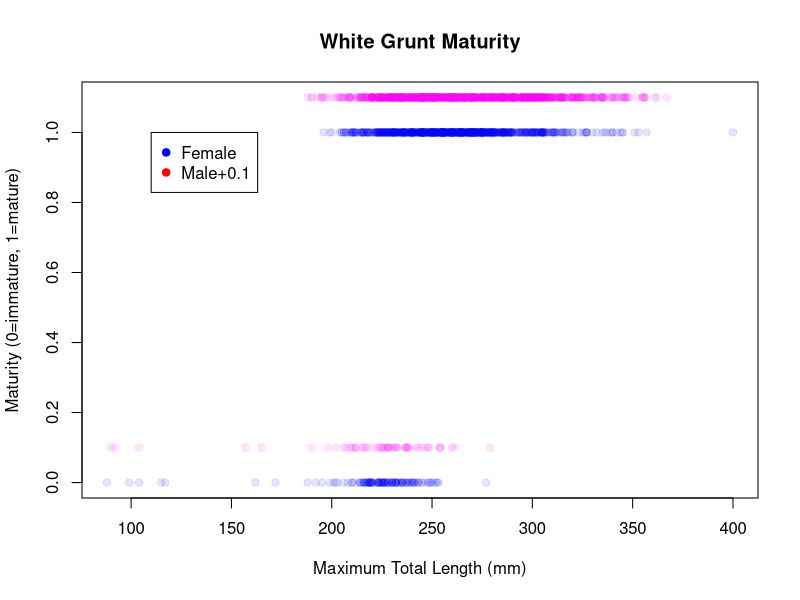
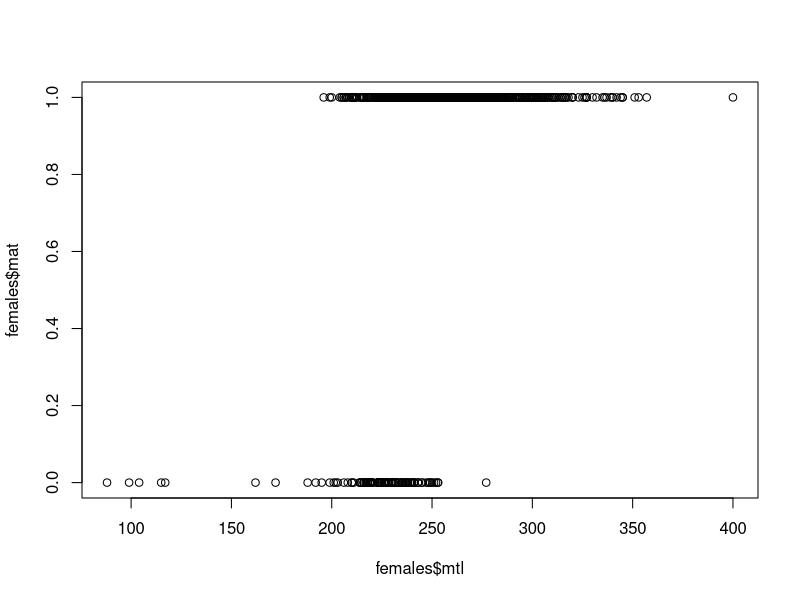
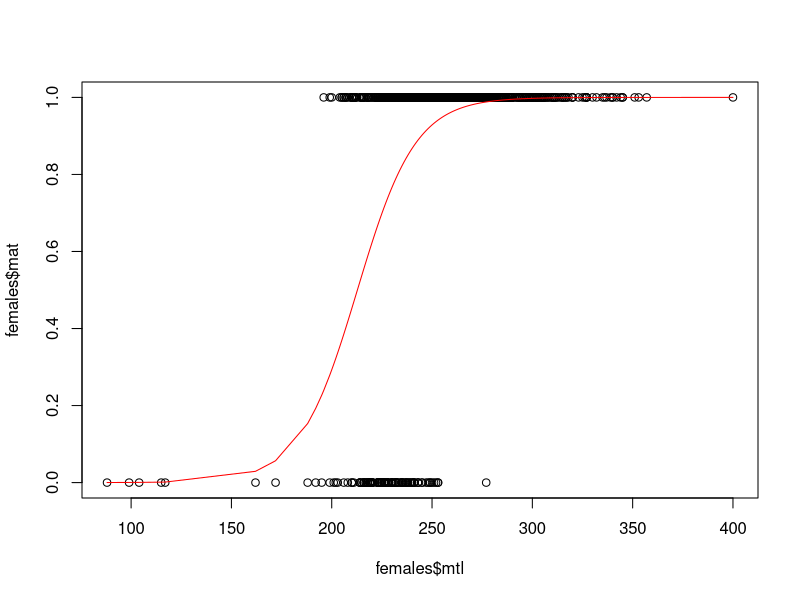

These charts were generated, in order, by the following R code:
## ---- chunk 1
setwd("/workspaces/schooling/population_dynamics/lab_5/")
data <- read.table("data/size_mat.txt", header=T, sep="")
head(data)
## ---- chunk 2
colnames(data) <- tolower(colnames(data))
females <- data[data$sex=="female",]
males <- data[data$sex=="male",]
## ---- chunk 3
plot(
  females$mtl, 
  females$mat,
  xlab="Maximum Total Length (mm)",
  ylab="Maturity (0=immature, 1=mature)",
  main="White Grunt Maturity",
  col=rgb(red = 0, green = 0, blue = 1, alpha = 0.1),
  pch = 19,
  ylim=c(0,1.1)
)
points(
  males$mtl, 
  males$mat+0.1,
  col=rgb(red = 1, green = 0, blue = 1, alpha = 0.1),
  pch = 19
)
legend(x=110, y=1, pch=19, legend=c("Female", "Male+0.1"), col=c("blue", "red"))
## ---- chunk 4
fun <- function(theta) {
    f_lmat50 <- theta[1]
    f_sig <- theta[2]
    m_lmat50 <- theta[3]
    m_sig <- theta[4]

    prob_mat_female <- 1 / (1 + exp(-(females$mtl - f_lmat50) / f_sig))
    prob_mat_male <- 1 / (1 + exp(-(males$mtl - m_lmat50) / m_sig))
    nll_female <- -1*sum(dbinom(females$mat, size=1, prob=prob_mat_female, log=T))
    nll_male <- -1*sum(dbinom(males$mat, size=1, prob=prob_mat_male, log=T))
    return(nll_female + nll_male)
}
## ---- chunk 5
theta <- c(200, 20, 200, 20)
for (i in 1:10) {
    fit <- optim(theta, fun, hessian=T)
    theta <- fit$par
}
theta
## ---- chunk 6
sterr <- sqrt(diag(solve(fit$hessian)))
sterr

ALPHA = 0.05
U_f_lmat50 = theta[1] + qnorm(1-(ALPHA/2)) * sterr[1]
L_f_lmat50 = theta[1] - qnorm(1-(ALPHA/2)) * sterr[1]
U_f_sig = theta[2] + qnorm(1-(ALPHA/2)) * sterr[2]
L_f_sig = theta[2] - qnorm(1-(ALPHA/2)) * sterr[2]
U_m_lmat50 = theta[3] + qnorm(1-(ALPHA/2)) * sterr[3]
L_m_lmat50 = theta[3] - qnorm(1-(ALPHA/2)) * sterr[3]
U_m_sig = theta[4] + qnorm(1-(ALPHA/2)) * sterr[4]
L_m_sig = theta[4] - qnorm(1-(ALPHA/2)) * sterr[4]

results <- rbind(
    cbind(U_f_lmat50, L_f_lmat50),
    cbind(U_f_sig, L_f_sig),
    cbind(U_m_lmat50, L_m_lmat50),
    cbind(U_m_sig, L_m_sig)
)
colnames(results) <- c("Upper", "Lower")
rownames(results) <- c("f_lmat50", "f_sig", "m_lmat50", "m_sig")
results
## ---- chunk 7
logit <- function(x){
    return(log(x/(1-x)))
}
inv_logit <- function(x){
    return(exp(x)/(1+exp(x)))
}
## ---- chunk 8
colnames(data) <- tolower(colnames(data))
female <- data[data$sex=="female",]
male <- data[data$sex=="male",]
## ---- chunk 9
plot(females$mtl, females$mat)
## ---- chunk 10
f_lmat50 <- 200
f_sig <- 20

theta <- c(f_lmat50, f_sig)
## ---- chunk 11
fun <- function(theta) {
    f_lmat50 <- theta[1]
    f_sig <- theta[2]

    prob_mat <- 1 / (1 + exp(-(females$mtl - f_lmat50) / f_sig))
    nll <- -1*sum(dbinom(females$mat, size=1, prob=prob_mat, log=T))
    return(nll)
}
fun(theta)
## ---- chunk 12
fit <- optim(theta, fun, hessian=T)
fit$par
## ---- chunk 13
sterr <- sqrt(diag(solve(fit$hessian)))
sterr
## ---- chunk 14
predictions <- 1/(1+exp(-(females$mtl-fit$par[1])/fit$par[2]))
plot(females$mtl, females$mat)
lines(females$mtl[order(females$mtl)], predictions[order(females$mtl)], col="red")
## ---- chunk 15
mod_f <- glm(mat~mtl, data=females, family = binomial("logit"))
(mod_f)
summary(mod_f)
## ---- chunk 16
predicted <- predict(mod_f, type="response")
## ---- chunk 17
l50_f <- (logit(0.5) - mod_f$coefficients[1])/mod_f$coefficients[2]
l50_f
